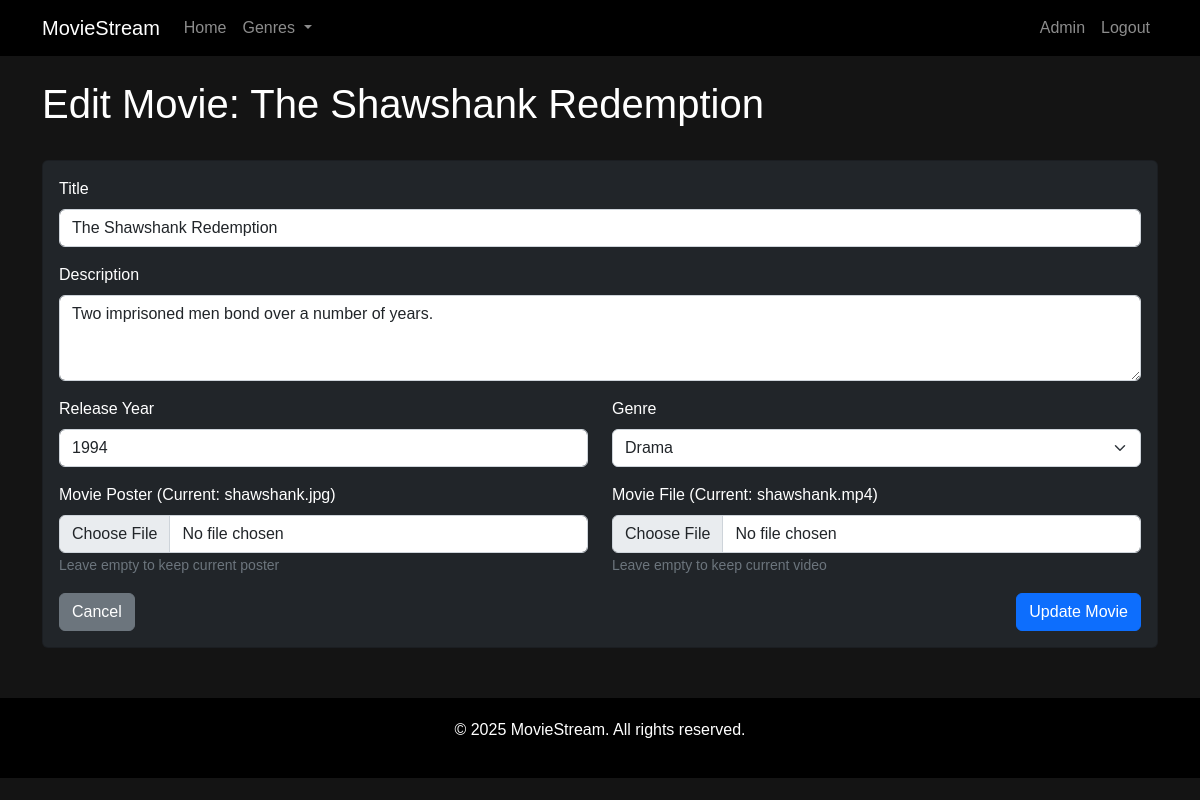
Page /admin/edit_movie/3 (signed in) on the committed database.
### app.py (models this page shows, shortened)
class Movie(db.Model):
    id = db.Column(db.Integer, primary_key=True)
    title = db.Column(db.String(100), nullable=False)
    description = db.Column(db.Text, nullable=False)
    release_year = db.Column(db.Integer, nullable=False)
    genre = db.Column(db.String(50), nullable=False)
    poster_path = db.Column(db.String(200), nullable=False)
    video_path = db.Column(db.String(200), nullable=False)
    date_added = db.Column(db.DateTime, default=datetime.utcnow)

### app.py (the view, shortened to what this page needs)
@app.route('/admin/edit_movie/<int:movie_id>', methods=['GET', 'POST'])
def edit_movie(movie_id):
    if 'user_id' not in session:
        return redirect(url_for('login'))
    user = User.query.get(session['user_id'])
    if not user.is_admin:
        flash('Access denied')
        return redirect(url_for('index'))
    movie = Movie.query.get_or_404(movie_id)
    return render_template('admin/edit_movie.html', movie=movie)

### app.py (called while the page is built)
@app.context_processor
def utility_processor():
    def get_user():
        if 'user_id' in session:
            return User.query.get(session['user_id'])
        return None
    return dict(get_user=get_user)

### templates/admin/edit_movie.html (shortened to what this page needs)
{% extends 'base.html' %}
{% block content %}
<div class="row">
    <div class="col-12 mb-4">
        <h1>Edit Movie: {{ movie.title }}</h1>
    </div>
</div>
<div class="row">
    <div class="col-12">
        <div class="card bg-dark">
            <div class="card-body">
                <form method="POST" action="{{ url_for('edit_movie', movie_id=movie.id) }}" enctype="multipart/form-data">
                    <div class="mb-3">
                        <label for="title" class="form-label">Title</label>
                        <input type="text" class="form-control" id="title" name="title" value="{{ movie.title }}" required>
                    </div>
                    <div class="mb-3">
                        <label for="description" class="form-label">Description</label>
                        <textarea class="form-control" id="description" name="description" rows="3" required>{{ movie.description }}</textarea>
                    </div>
                    <div class="row">
                        <div class="col-md-6 mb-3">
                            <label for="release_year" class="form-label">Release Year</label>
                            <input type="number" class="form-control" id="release_year" name="release_year" min="1900" max="2099" value="{{ movie.release_year }}" required>
                        </div>
                        <div class="col-md-6 mb-3">
                            <label for="genre" class="form-label">Genre</label>
                            <select class="form-select" id="genre" name="genre" required>
                                <option value="Drama" {% if movie.genre == 'Drama' %}selected{% endif %}>Drama</option>
                            </select>
                        </div>
                    </div>
                    <div class="row mb-3">
                        <div class="col-md-6">
                            <label for="poster" class="form-label">Movie Poster (Current: {{ movie.poster_path }})</label>
                            <input type="file" class="form-control" id="poster" name="poster" accept="image/*">
                            <small class="form-text text-muted">Leave empty to keep current poster</small>
                        </div>
                        <div class="col-md-6">
                            <label for="video" class="form-label">Movie File (Current: {{ movie.video_path }})</label>
                            <input type="file" class="form-control" id="video" name="video" accept="video/*">
                            <small class="form-text text-muted">Leave empty to keep current video</small>
                        </div>
                    </div>
                    <div class="d-flex justify-content-between">
                        <a href="{{ url_for('admin_dashboard') }}" class="btn btn-secondary">Cancel</a>
                        <button type="submit" class="btn btn-primary">Update Movie</button>
                    </div>
                </form>
            </div>
        </div>
    </div>
</div>
{% endblock %}

### templates/base.html (style rules this page uses)
body { background-color: #141414; color: #fff; font-family: 'Arial', sans-serif; }

### rows in the picture
Movie: title "The Shawshank Redemption", description "Two imprisoned men bond over a number of years.", release_year "1994", genre "Drama", poster_path "shawshank.jpg", video_path "shawshank.mp4"
